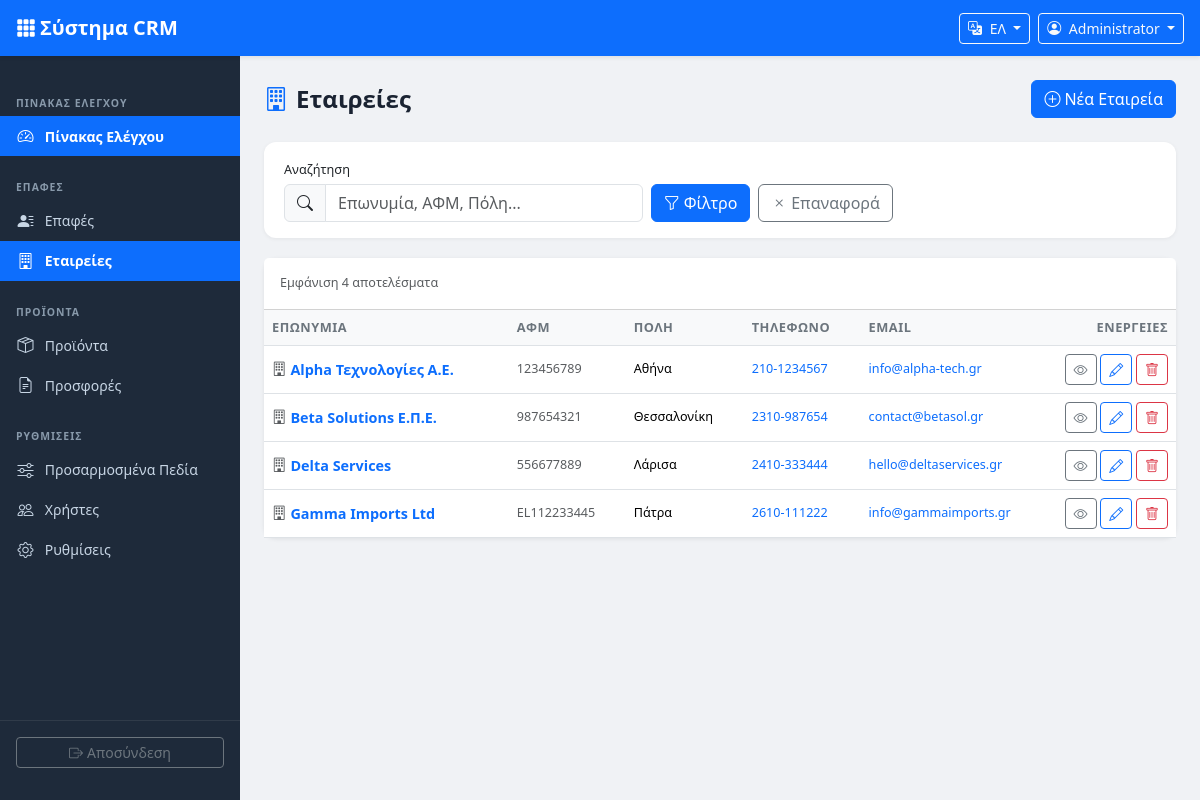
/companies/index.php (signed in), run on the app's committed database.
### tables this page shows
CREATE TABLE IF NOT EXISTS companies (
    id INT UNSIGNED AUTO_INCREMENT PRIMARY KEY,
    name VARCHAR(200) NOT NULL,
    vat_number VARCHAR(30) DEFAULT NULL,
    phone VARCHAR(30) DEFAULT NULL,
    email VARCHAR(150) DEFAULT NULL,
    address VARCHAR(255) DEFAULT NULL,
    city VARCHAR(100) DEFAULT NULL,
    country VARCHAR(100) DEFAULT 'Greece',
    notes TEXT DEFAULT NULL,
    created_by INT UNSIGNED DEFAULT NULL,
    created_at TIMESTAMP DEFAULT CURRENT_TIMESTAMP,
    updated_at TIMESTAMP DEFAULT CURRENT_TIMESTAMP ON UPDATE CURRENT_TIMESTAMP,
    FOREIGN KEY (created_by) REFERENCES users(id) ON DELETE SET NULL
);

### includes/functions.php (called while the page is built, shortened)
<?php
require_once __DIR__ . '/db.php';
function getLang(): array {
    static $lang = null;
    if ($lang !== null) return $lang;
    $code = $_SESSION['user_lang'] ?? DEFAULT_LANG;
    $file = __DIR__ . '/../lang/' . $code . '.php';
    $lang = require $file;
    return $lang;
}
function t(string $key, string $fallback = ''): string {
    $lang = getLang();
    return $lang[$key] ?? ($fallback ?: $key);
}
function e(mixed $val): string {
    return htmlspecialchars((string)$val, ENT_QUOTES | ENT_SUBSTITUTE, 'UTF-8');
}
function paginate(string $countSql, string $dataSql, array $params, int $page = 1, int $perPage = 20): array {
    $db = getDB();
    $page    = max(1, $page);
    $perPage = max(1, $perPage);
    $stmtCount = $db->prepare($countSql);
    $stmtCount->execute($params);
    $total = (int)$stmtCount->fetchColumn();
    $pages  = $total > 0 ? (int)ceil($total / $perPage) : 1;
    $page   = min($page, $pages);
    $offset = ($page - 1) * $perPage;
    $stmtData = $db->prepare($dataSql . ' LIMIT ' . $perPage . ' OFFSET ' . $offset);
    $stmtData->execute($params);
    $data = $stmtData->fetchAll();
    return [
        'data'     => $data,
        'total'    => $total,
        'pages'    => $pages,
        'current'  => $page,
        'per_page' => $perPage,
    ];
}
function strParam(string $key, string $source = 'get', string $default = ''): string {
    $arr = $source === 'post' ? $_POST : $_GET;
    return isset($arr[$key]) ? trim((string)$arr[$key]) : $default;
}

### includes/db.php (called while the page is built, shortened)
<?php
function getDB(): PDO {
    static $pdo = null;
    if ($pdo === null) {
        try {
            $dsn = 'mysql:host=' . DB_HOST . ';port=' . DB_PORT . ';dbname=' . DB_NAME . ';charset=' . DB_CHARSET;
            $options = [
                PDO::ATTR_ERRMODE            => PDO::ERRMODE_EXCEPTION,
                PDO::ATTR_DEFAULT_FETCH_MODE => PDO::FETCH_ASSOC,
                PDO::ATTR_EMULATE_PREPARES   => false,
                PDO::MYSQL_ATTR_INIT_COMMAND => "SET NAMES utf8mb4 COLLATE utf8mb4_unicode_ci"
            ];
            $pdo = new PDO($dsn, DB_USER, DB_PASS, $options);
        } catch (PDOException $e) {
            die('<div style="font-family:sans-serif;padding:20px;color:red;"><h2>Database Connection Error</h2><p>' . htmlspecialchars($e->getMessage()) . '</p><p>Please check your config.php settings.</p></div>');
        }
    }
    return $pdo;
}
function getSetting(string $key, string $default = ''): string {
    try {
        $db = getDB();
        $stmt = $db->prepare('SELECT setting_value FROM settings WHERE setting_key = ?');
        $stmt->execute([$key]);
        $row = $stmt->fetch();
        return ($row !== false && $row['setting_value'] !== null) ? $row['setting_value'] : $default;
    } catch (Exception $e) {
        return $default;
    }
}

### companies/index.php (the view, shortened to what this page needs)
<?php
require_once __DIR__ . '/../includes/header.php';
$perPage = (int)getSetting('items_per_page', '20');
$page    = max(1, intParam('page'));
$search  = strParam('q');
$where  = 'WHERE 1=1';
$params = [];
$countSql = "SELECT COUNT(*) FROM companies $where";
$dataSql  = "SELECT * FROM companies $where ORDER BY name ASC";
$pager = paginate($countSql, $dataSql, $params, $page, $perPage);
?>
<div class="page-header">
    <h1><i class="bi bi-building me-2 text-primary"></i><?= e(t('companies')) ?></h1>
    <a href="<?= APP_URL ?>/companies/add.php" class="btn btn-primary">
        <i class="bi bi-plus-circle me-1"></i><?= e(t('add_company')) ?>
    </a>
</div>
<div class="search-bar">
    <form method="get" action="" class="row g-2 align-items-end">
        <div class="col-md-5">
            <label class="form-label small mb-1"><?= e(t('search')) ?></label>
            <div class="input-group">
                <span class="input-group-text"><i class="bi bi-search"></i></span>
                <input type="text" class="form-control" name="q" value="<?= e($search) ?>"
                       placeholder="<?= e(t('company_name')) ?>, <?= e(t('vat_number')) ?>, <?= e(t('city')) ?>...">
            </div>
        </div>
        <div class="col-auto">
            <button type="submit" class="btn btn-primary">
                <i class="bi bi-funnel me-1"></i><?= e(t('filter')) ?>
            </button>
            <a href="<?= APP_URL ?>/companies/index.php" class="btn btn-outline-secondary ms-1">
                <i class="bi bi-x me-1"></i><?= e(t('reset')) ?>
            </a>
        </div>
    </form>
</div>
<div class="card card-shadow">
    <div class="card-header bg-white d-flex align-items-center justify-content-between py-3">
        <span class="small text-muted"><?= e(t('showing')) ?> <?= $pager['total'] ?> <?= e(t('results')) ?></span>
    </div>
    <div class="table-responsive">
        <table class="table table-hover table-crm mb-0">
            <thead>
                <tr>
                    <th><?= e(t('company_name')) ?></th>
                    <th><?= e(t('vat_number')) ?></th>
                    <th><?= e(t('city')) ?></th>
                    <th><?= e(t('phone')) ?></th>
                    <th><?= e(t('email')) ?></th>
                    <th class="action-col"><?= e(t('actions')) ?></th>
                </tr>
            </thead>
            <tbody>
            <?php if (empty($pager['data'])): ?>
            <tr><td colspan="6" class="text-center text-muted py-4"><?= e(t('no_results')) ?></td></tr>
            <?php else: ?>
            <?php foreach ($pager['data'] as $row): ?>
            <tr>
                <td>
                    <a href="<?= APP_URL ?>/companies/view.php?id=<?= $row['id'] ?>"
                       class="fw-semibold text-decoration-none">
                        <i class="bi bi-building me-1 text-muted"></i><?= e($row['name']) ?>
                    </a>
                </td>
                <td class="small text-muted"><?= e($row['vat_number'] ?: '—') ?></td>
                <td class="small"><?= e($row['city'] ?: '—') ?></td>
                <td class="small">
                    <?php if ($row['phone']): ?>
                    <a href="tel:<?= e($row['phone']) ?>" class="text-decoration-none"><?= e($row['phone']) ?></a>
                    <?php else: ?>—<?php endif; ?>
                </td>
                <td class="small">
                    <?php if ($row['email']): ?>
                    <a href="mailto:<?= e($row['email']) ?>" class="text-decoration-none"><?= e($row['email']) ?></a>
                    <?php else: ?>—<?php endif; ?>
                </td>
                <td class="action-col">
                    <a href="<?= APP_URL ?>/companies/view.php?id=<?= $row['id'] ?>" class="btn btn-sm btn-outline-secondary"><i class="bi bi-eye"></i></a>
                    <a href="<?= APP_URL ?>/companies/edit.php?id=<?= $row['id'] ?>" class="btn btn-sm btn-outline-primary"><i class="bi bi-pencil"></i></a>
                    <a href="<?= APP_URL ?>/companies/delete.php?id=<?= $row['id'] ?>" class="btn btn-sm btn-outline-danger"
                       data-confirm="<?= e(t('confirm_delete')) ?>"><i class="bi bi-trash"></i></a>
                </td>
            </tr>
            <?php endforeach; ?>
            <?php endif; ?>
            </tbody>
        </table>
    </div>
</div>
<?php require_once __DIR__ . '/../includes/footer.php'; ?>

### assets/css/style.css (style rules this page uses)
:root { --sidebar-width: 240px; --navbar-height: 56px; --sidebar-bg: #1e2a3a; --sidebar-hover: #2d3f55; --sidebar-active: #0d6efd; --sidebar-text: #c8d6e5; --sidebar-section: #8899aa; }
body.crm-body { background-color: #f0f2f5; font-family: 'Segoe UI', system-ui, -apple-system, sans-serif; font-size: 0.9rem; }
.page-header { display: flex; align-items: center; justify-content: space-between; margin-bottom: 1.5rem; flex-wrap: wrap; gap: 0.75rem; }
.page-header h1 { font-size: 1.5rem; font-weight: 700; color: #1a2332; margin: 0; }
.table-crm th { background-color: #f8f9fa; font-size: 0.8rem; font-weight: 600; text-transform: uppercase; letter-spacing: 0.04em; color: #6c757d; white-space: nowrap; border-top: none; }
.table-crm td { vertical-align: middle; }
.table-crm .action-col { width: 100px; text-align: right; white-space: nowrap; }
.search-bar { background: #fff; border-radius: 12px; padding: 1rem 1.25rem; margin-bottom: 1.25rem; box-shadow: 0 1px 4px rgba(0,0,0,0.06); }
.card-shadow { border: none; box-shadow: 0 1px 4px rgba(0,0,0,0.08); border-radius: 12px; }

### data on the page
companies: name "Alpha Τεχνολογίες Α.Ε.", vat_number "123456789", city "Αθήνα", phone "210-1234567", email "info@alpha-tech.gr"
companies: name "Beta Solutions Ε.Π.Ε.", vat_number "987654321", city "Θεσσαλονίκη", phone "2310-987654", email "contact@betasol.gr"
companies: name "Delta Services", vat_number "556677889", city "Λάρισα", phone "2410-333444", email "hello@deltaservices.gr"
companies: name "Gamma Imports Ltd", vat_number "EL112233445", city "Πάτρα", phone "2610-111222", email "info@gammaimports.gr"

### other printed values
t('app_name') "Σύστημα CRM"
$currentUser['name'] "Administrator"
t('dashboard') "ΠΊΝΑΚΑΣ ΕΛΈΓΧΟΥ"
t('dashboard') "Πίνακας Ελέγχου"
t('contacts') "ΕΠΑΦΈΣ"
t('contacts') "Επαφές"
t('companies') "Εταιρείες"
t('products') "ΠΡΟΪΌΝΤΑ"
t('products') "Προϊόντα"
t('offers') "Προσφορές"
t('settings') "ΡΥΘΜΊΣΕΙΣ"
t('custom_fields') "Προσαρμοσμένα Πεδία"
t('users') "Χρήστες"
t('settings') "Ρυθμίσεις"
t('logout') "Αποσύνδεση"
